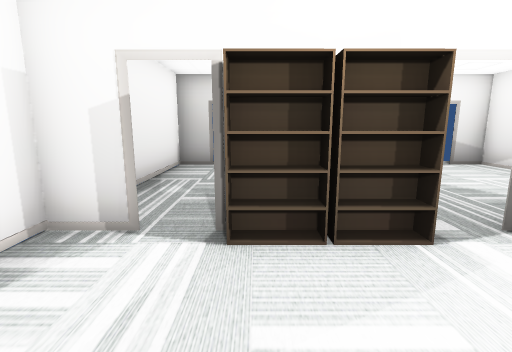
view 1 (above)

13 first-person views from a walk through a 3-D level made in the Unity game engine. The camera is 1.2 m above the floor, tilts 10° down and sees 85° across. Doors are open. The floor is counted in squares, 1 m on a side. Each view is taken from the middle of a square. On the plan, view 1 faces up. The plan holds only what a view shows up to about 13 squares ahead; the rest is blank. The place goes on beyond the plan. The player character is not drawn.

view 2
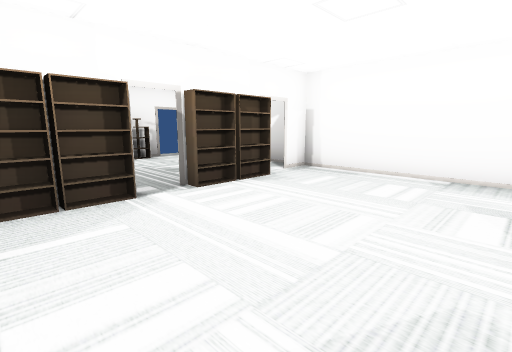

view 3
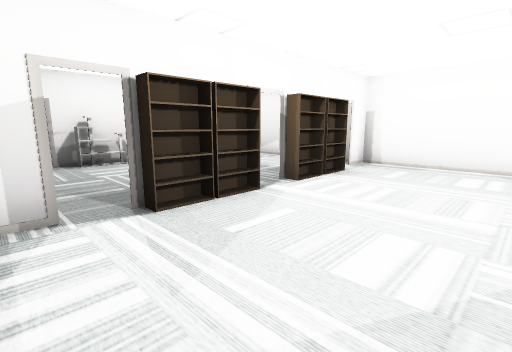

view 4
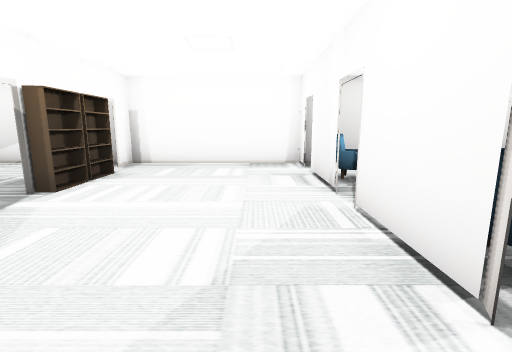

view 5
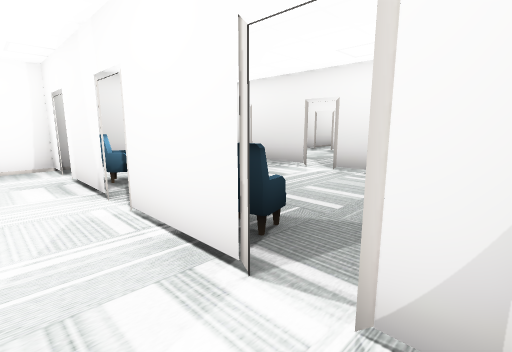

view 6
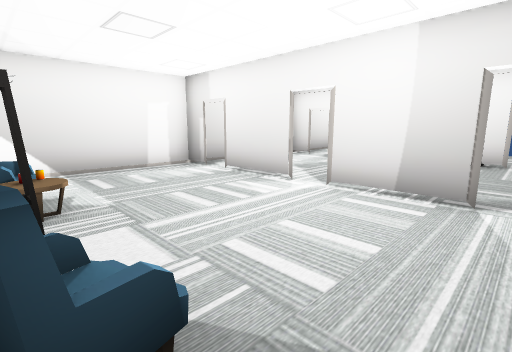

view 7
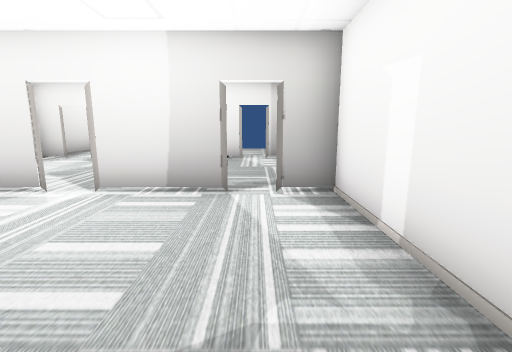

view 8
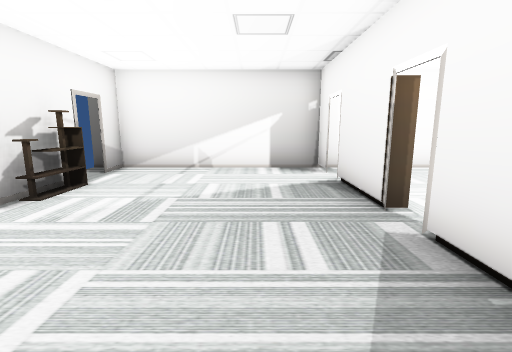

view 9
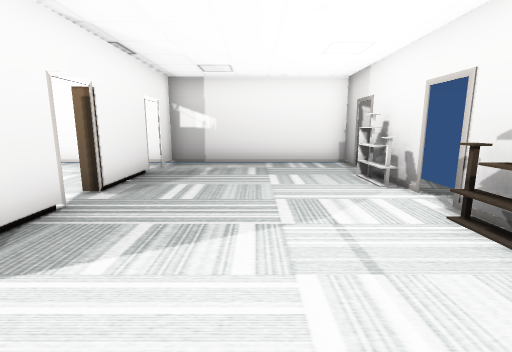

view 10
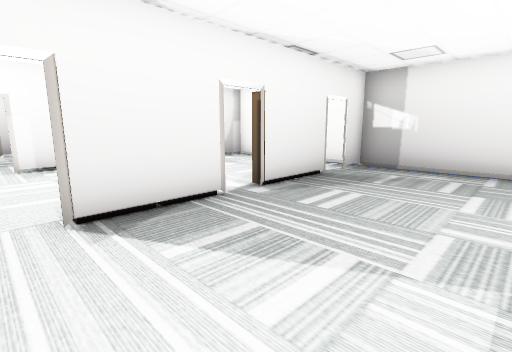

view 11
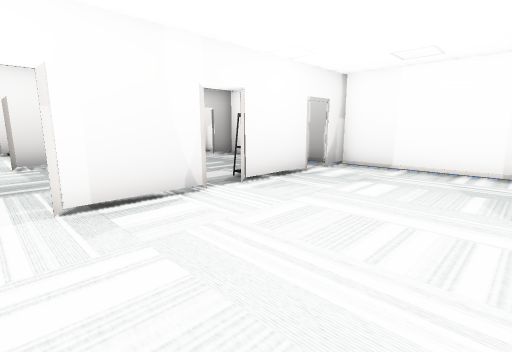

view 12
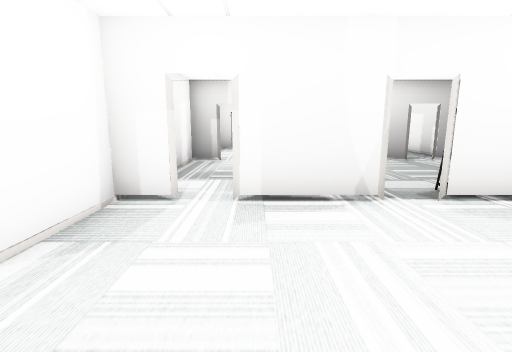

view 13
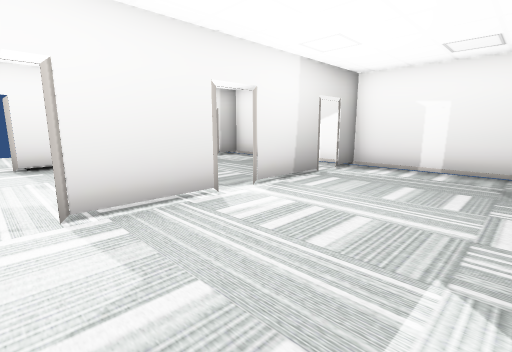

### Floor plan
Points are (right, up) in squares from view 1. A wall is a line through its corners. A room is listed if a view was taken in it or the views show most of it. See-through windows are left out.
Room 1 (views 1, 2, 3, 4, 5, 8, 9, 10, 11, 12)
walls: (-1.2, 3.1) (-2.5, 3.1) (-1.4, 3.1); (6.2, 3.1) (7.4, 3.1) (6.2, 3.1); (2.1, 9) (-0.5, 9); (-1.2, 9) (-2.5, 9); (5.5, 9) (2.9, 9); (2.9, -2.4) (5.4, -2.4); (-0.4, -2.4) (2.1, -2.4); (7.4, 9) (6.2, 9); (-2.5, 9.9) (-2.5, -2); (6.3, -2.4) (7.4, -2.4); (-2.5, -2.4) (-1.2, -2.4); (7.3, -2) (7.3, 9.9)
ways out: opening at (0, -2) to room 2; opening at (5, -2) to room 2; open door at (-1, -2) to room 2; open door at (2.5, -2) to room 2; open door at (6, -2) to room 2; open door at (-1, 3); open door at (-1, 9); open door at (2.5, 9); open door at (6, 3); open door at (6, 9)
objects: shelf (0, 3); shelf (0, 9); shelf (1, 3) to (2, 3); shelf (3, 3) to (4, 3); shelf (4, 9); shelf (5, 3)
Room 2 (views 6, 7, 13)
walls: (2.9, -8.1) (5.4, -8.1); (-0.5, -8.1) (2, -8.1); (6.3, -8.1) (7.4, -8.1); (-2.5, -2) (-2.5, -8); (-2.5, -8.1) (-1.4, -8.1); (7.3, -8) (7.3, -2)
ways out: opening at (0, -2) to room 1; opening at (5, -2) to room 1; open door at (-1, -2) to room 1; open door at (2.5, -2) to room 1; open door at (6, -2) to room 1; open door at (-1, -8); open door at (2.5, -8); open door at (6, -8)
objects: chair (0, -3); other object (1, -3); chair (4, -3) to (5, -3)

Where each view was taken, in squares from view 1:
view 1: 0 up, 0 right, facing up
view 2: 2 down, 0 right, facing up-right
view 3: 1 down, 2 left, facing up-right
view 4: 1 down, 2 left, facing right
view 5: 1 down, 2 left, facing down-right
view 6: 3 down, 1 left, facing down-right
view 7: 3 down, 1 left, facing down
view 8: 5 up, 1 left, facing right
view 9: 6 up, 7 right, facing left
view 10: 7 up, 6 right, facing down-left
view 11: 2 up, 6 right, facing down-left
view 12: 2 up, 5 right, facing down
view 13: 4 down, 6 right, facing down-left
